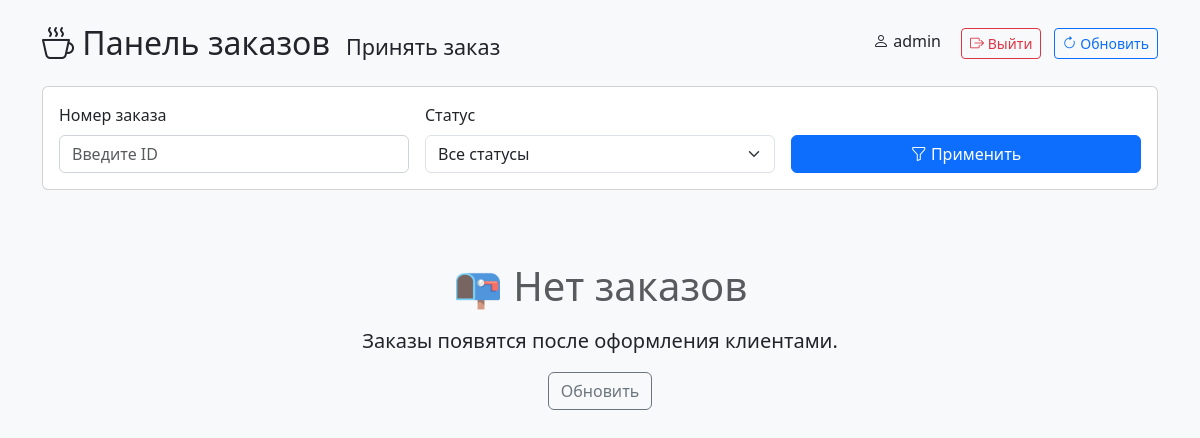
/orderPanel/ (signed in), run on an earlier commit of the app's database.
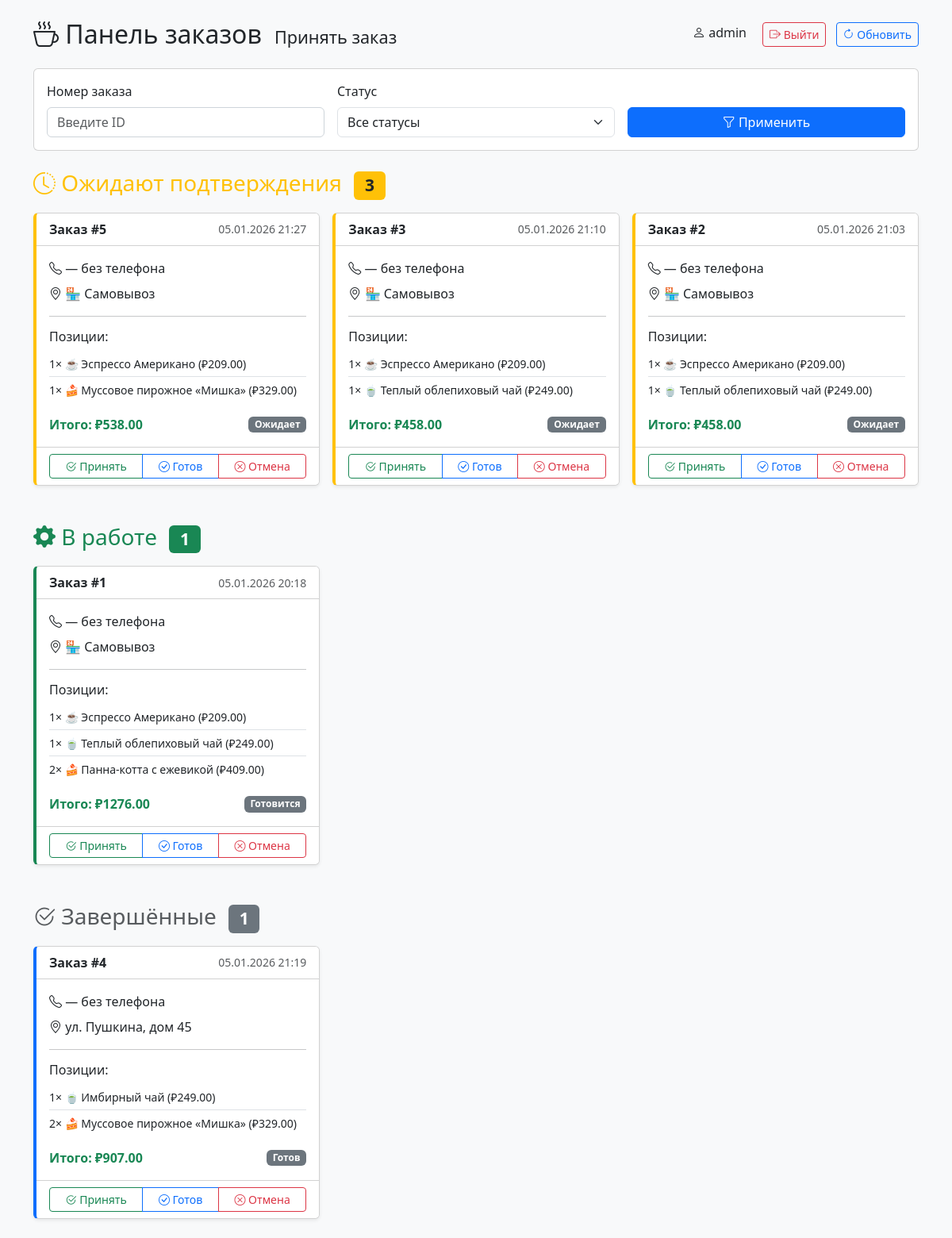
And on a later commit of the database.
### bot/models.py (models this page shows, shortened)
class Order(models.Model):
    DELIVERY = 'delivery'
    PICKUP = 'pickup'
    ORDER_TYPES = [
        (DELIVERY, 'Доставка'),
        (PICKUP, 'Самовывоз'),
    ]
    STATUS_CHOICES = [
        ('pending', 'Ожидает подтверждения'),
        ('confirmed', 'Подтверждён'),
        ('completed', 'Выполнен'),
        ('canceled', 'Отменён'),
    ]
    customer = models.ForeignKey(Customer, on_delete=models.CASCADE)
    order_type = models.CharField(max_length=10, choices=ORDER_TYPES)
    address = models.CharField(max_length=255, blank=True, null=True)
    total_price = models.DecimalField(max_digits=8, decimal_places=2)
    created_at = models.DateTimeField(auto_now_add=True)
    status = models.CharField(
        max_length=20,
        choices=STATUS_CHOICES,
        default='pending'
    )
    class Meta:
        verbose_name = "Заказ клиента"
        verbose_name_plural = "Заказы клиентов"
        ordering = ['customer', 'order_type', 'address', 'total_price', 'status']

class OrderItem(models.Model):
    order = models.ForeignKey(Order, related_name='items', on_delete=models.CASCADE)
    item = models.ForeignKey(MenuItem, on_delete=models.CASCADE)
    quantity = models.PositiveIntegerField()
    class Meta:
        verbose_name = "Элемент заказа клиента"
        verbose_name_plural = "Элементы заказов клиентов"
        ordering = ['order', 'item']

class MenuItem(models.Model):
    name = models.CharField("Название", max_length=100)
    description = models.TextField("Описание", blank=True)
    price = models.DecimalField("Цена", max_digits=6, decimal_places=2)
    category = models.ForeignKey(
        Category,
        on_delete=models.CASCADE,
        related_name='items',
        verbose_name="Категория"
    )
    image = models.ImageField(
        "Изображение",
        upload_to='menu_items/',      # сохраняется в MEDIA_ROOT/menu_items/
        blank=True,
        null=True,
        help_text="Рекомендуемый размер: 400x400px"
    )
    is_available = models.BooleanField("Доступен", default=True)
    created_at = models.DateTimeField(auto_now_add=True)
    class Meta:
        verbose_name = "Позиция меню"
        verbose_name_plural = "Позиции меню"
        ordering = ['category', 'name']

class Category(models.Model):
    name = models.CharField("Название", max_length=100, unique=True)
    slug = models.SlugField("Слаг", max_length=100, unique=True, blank=True)
    emoji = models.CharField("Эмодзи", max_length=10, blank=True, help_text="Например: ☕, 🍰")
    order = models.PositiveSmallIntegerField("Порядок", default=0)
    class Meta:
        verbose_name = "Категория"
        verbose_name_plural = "Категории"
        ordering = ['order', 'name']

### barista_app/views.py (the view)
# urls.py: path('', views.order_panel, name='order_panel'),
@staff_member_required(login_url='/login/')
def order_panel(request):
    orders = Order.objects.select_related(
        'customer',
        'customer__user',           # если заказ от веб-пользователя
        'customer__telegram_user'   # если заказ от Telegram)
        ).prefetch_related('items__item__category').order_by('-created_at')
    order_id = request.GET.get('order_id')
    status = request.GET.get('status')
    if order_id and order_id.isdigit():
        orders = orders.filter(id=int(order_id))
    elif status and status in dict(Order.STATUS_CHOICES):
        orders = orders.filter(status=status)
    pending_orders = orders.filter(status='pending')          # Ожидает
    active_orders = orders.filter(status__in=['confirmed'])   # В работе (только "Подтверждён")
    completed_orders = orders.filter(status__in=['completed', 'canceled'])  # Готов / Отменён
    return render(request, 'barista_app/orderPanel.html', {
        'pending_orders': pending_orders,
        'active_orders': active_orders,
        'completed_orders': completed_orders,
        'status_choices': Order.STATUS_CHOICES,
        'current_filters': {
            'order_id': order_id or '',
            'status': status or '',
        }
    })

### templates/barista_app/orderPanel.html (shortened to what this page needs)
{% extends 'barista_app/base.html' %}
{% load static %}
{% block content %}
    <div class="card mb-4">
        <div class="card-body">
            <form method="get" class="row g-3">
                <div class="col-md-4">
                    <label for="order_id" class="form-label">Номер заказа</label>
                    <input type="text" class="form-control" id="order_id" name="order_id" value="{{ current_filters.order_id }}" placeholder="Введите ID">
                </div>
                <div class="col-md-4">
                    <label for="status" class="form-label">Статус</label>
                    <select class="form-select" id="status" name="status">
                        <option value="">Все статусы</option>
                    </select>
                </div>
                <div class="col-md-4 d-flex align-items-end">
                    <button type="submit" class="btn btn-primary w-100">
                        <i class="bi bi-funnel"></i> Применить
                    </button>
                </div>
            </form>
        </div>
    </div>
    {% if pending_orders %}
        <h3 class="mb-3 text-warning">
            <i class="bi bi-clock-history"></i> Ожидают подтверждения
            <span class="badge bg-warning text-dark ms-2">{{ pending_orders.count }}</span>
        </h3>
        <div class="row g-3 mb-5">
            {% for order in pending_orders %}
                {% include 'barista_app/order_card.html' %}
            {% endfor %}
        </div>
    {% endif %}
    {% if active_orders %}
        <h3 class="mb-3 text-success">
            <i class="bi bi-gear-fill"></i> В работе
            <span class="badge bg-success ms-2">{{ active_orders.count }}</span>
        </h3>
        <div class="row g-3 mb-5">
            {% for order in active_orders %}
                {% include 'barista_app/order_card.html' %}
            {% endfor %}
        </div>
    {% endif %}
    {% if completed_orders %}
        <h3 class="mb-3 text-muted">
            <i class="bi bi-check2-circle"></i> Завершённые
            <span class="badge bg-secondary ms-2">{{ completed_orders.count }}</span>
        </h3>
        <div class="row g-3">
            {% for order in completed_orders %}
                {% include 'barista_app/order_card.html' %}
            {% endfor %}
        </div>
    {% endif %}
    {% if not pending_orders and not active_orders and not completed_orders %}
        <div class="text-center py-5">
            <div class="display-6 text-muted mb-3">📭 Нет заказов</div>
            <p class="lead">Заказы появятся после оформления клиентами.</p>
            <button class="btn btn-outline-secondary" onclick="location.reload()">Обновить</button>
        </div>
    {% endif %}
{% endblock %}

### templates/barista_app/order_card.html
{% load static %}
<div class="col-12 col-md-6 col-lg-4">
    <div class="card order-card shadow-sm status-{{ order.status }} h-100">
        <div class="card-header bg-white d-flex justify-content-between align-items-center">
            <strong>Заказ #{{ order.id }}</strong>
            <small class="text-muted">{{ order.created_at|date:"d.m.Y H:i" }}</small>
        </div>
        <div class="card-body">
            <p class="card-text mb-2">
                <i class="bi bi-telephone"></i>
                {{ order.user.phone|default:"— без телефона" }}
            </p>
            <p class="card-text mb-2">
                <i class="bi bi-geo-alt"></i>
                {% if order.order_type == 'delivery' %}
                    {{ order.address|default:"— адрес не указан" }}
                {% else %}
                    🏪 Самовывоз
                {% endif %}
            </p>
            <hr>
            <h6 class="mb-2">Позиции:</h6>
            <ul class="list-group list-group-flush mb-3">
                {% for item in order.items.all %}
                    <li class="list-group-item px-0 py-1">
                        <small>
                            {{ item.quantity }}×
                            {% if item.item.category.emoji %}{{ item.item.category.emoji }} {% endif %}
                            {{ item.item.name }}
                            {% if item.item.price %}(₽{{ item.item.price }}){% endif %}
                        </small>
                    </li>
                {% empty %}
                    <li class="list-group-item px-0 py-1 text-muted"><small>Нет позиций</small></li>
                {% endfor %}
            </ul>
            <div class="d-flex justify-content-between align-items-center">
                <strong class="text-success">Итого: ₽{{ order.total_price }}</strong>
                <span class="badge bg-secondary">
                    {% if order.status == 'pending' %}Ожидает
                    {% elif order.status == 'confirmed' %}Готовится
                    {% elif order.status == 'completed' %}Готов
                    {% elif order.status == 'canceled' %}Отменён
                    {% else %}{{ order.get_status_display }}
                    {% endif %}
                </span>
            </div>
        </div>
        <div class="card-footer bg-white">
            <div class="btn-group w-100">
                <a href="{% url 'barista_app:update_status' order.id 'confirmed' %}"
                   class="btn btn-outline-success btn-sm">
                    <i class="bi bi-check2-circle"></i> Принять
                </a>
                <a href="{% url 'barista_app:update_status' order.id 'completed' %}"
                   class="btn btn-outline-primary btn-sm">
                    <i class="bi bi-check-circle"></i> Готов
                </a>
                <a href="{% url 'barista_app:update_status' order.id 'canceled' %}"
                   class="btn btn-outline-danger btn-sm"
                   onclick="return confirm('Отменить заказ?')">
                    <i class="bi bi-x-circle"></i> Отмена
                </a>
            </div>
        </div>
    </div>
</div>

What changed in the data, as far as the page shows it:
now on this page (row edited): Order: id "5", created_at "05.01.2026 21:27", user.phone "— без телефона", order_type "🏪 Самовывоз", total_price "538.00", status "Ожидает", shown under "Ожидают подтверждения 3"
now on this page (row edited): OrderItem: quantity "1", item.category.emoji "☕", item.name "Эспрессо Американо", item.price "209.00", shown under "5"
changed OrderItem (number 1 of 11 on the later page): order_id 4 → 5 (drawn)
now on this page (row edited): OrderItem: quantity "1", item.category.emoji "🍰", item.name "Муссовое пирожное «Мишка»", item.price "329.00", shown under "5"
now on this page (row edited): Order: id "3", created_at "05.01.2026 21:10", user.phone "— без телефона", order_type "🏪 Самовывоз", total_price "458.00", status "Ожидает", shown under "Ожидают подтверждения 3"
now on this page (row edited): OrderItem: quantity "1", item.category.emoji "☕", item.name "Эспрессо Американо", item.price "209.00", shown under "3"
now on this page (row edited): OrderItem: quantity "1", item.category.emoji "🍵", item.name "Теплый облепиховый чай", item.price "249.00", shown under "3"
now on this page (row edited): Order: id "2", created_at "05.01.2026 21:03", user.phone "— без телефона", order_type "🏪 Самовывоз", total_price "458.00", status "Ожидает", shown under "Ожидают подтверждения 3"
now on this page (row edited): OrderItem: quantity "1", item.category.emoji "☕", item.name "Эспрессо Американо", item.price "209.00", shown under "2"
now on this page (row edited): OrderItem: quantity "1", item.category.emoji "🍵", item.name "Теплый облепиховый чай", item.price "249.00", shown under "2"
now on this page (row edited): Order: id "1", created_at "05.01.2026 20:18", user.phone "— без телефона", order_type "🏪 Самовывоз", total_price "1276.00", status "Готовится", shown under "В работе 1"
now on this page (row edited): OrderItem: quantity "1", item.category.emoji "☕", item.name "Эспрессо Американо", item.price "209.00"
now on this page (row edited): OrderItem: quantity "1", item.category.emoji "🍵", item.name "Теплый облепиховый чай", item.price "249.00"
changed OrderItem (number 8 of 11 on the later page): order_id 2 → 1 (drawn)
now on this page (row edited): OrderItem: quantity "2", item.category.emoji "🍰", item.name "Панна-котта с ежевикой", item.price "409.00", shown under "1"
now on this page (row edited): Order: id "4", created_at "05.01.2026 21:19", user.phone "— без телефона", address "ул. Пушкина, дом 45", total_price "907.00", status "Готов", shown under "Завершённые 1"
now on this page (row edited): OrderItem: quantity "1", item.category.emoji "🍵", item.name "Имбирный чай", item.price "249.00", shown under "4"
changed OrderItem: item_id 1 → 7 (drawn)
now on this page (row edited): OrderItem: quantity "2", item.category.emoji "🍰", item.name "Муссовое пирожное «Мишка»", item.price "329.00", shown under "4"
Also different on the page:
{{ pending_orders.count }}: (not shown) → "3"
{{ active_orders.count }}: (not shown) → "1"
{{ completed_orders.count }}: (not shown) → "1"
text no longer shown: "📭 Нет заказов Заказы появятся после оформления клиентами. Обновить"
text now shown: "Ожидают подтверждения В работе Завершённые"
